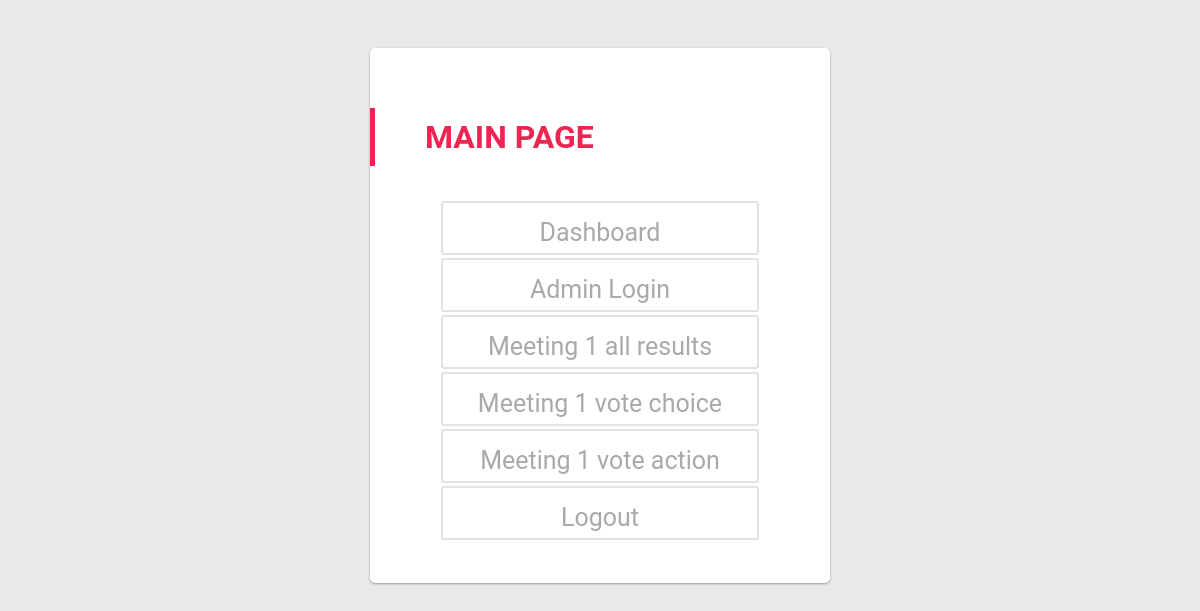
Before: / (signed in) with the older database file.
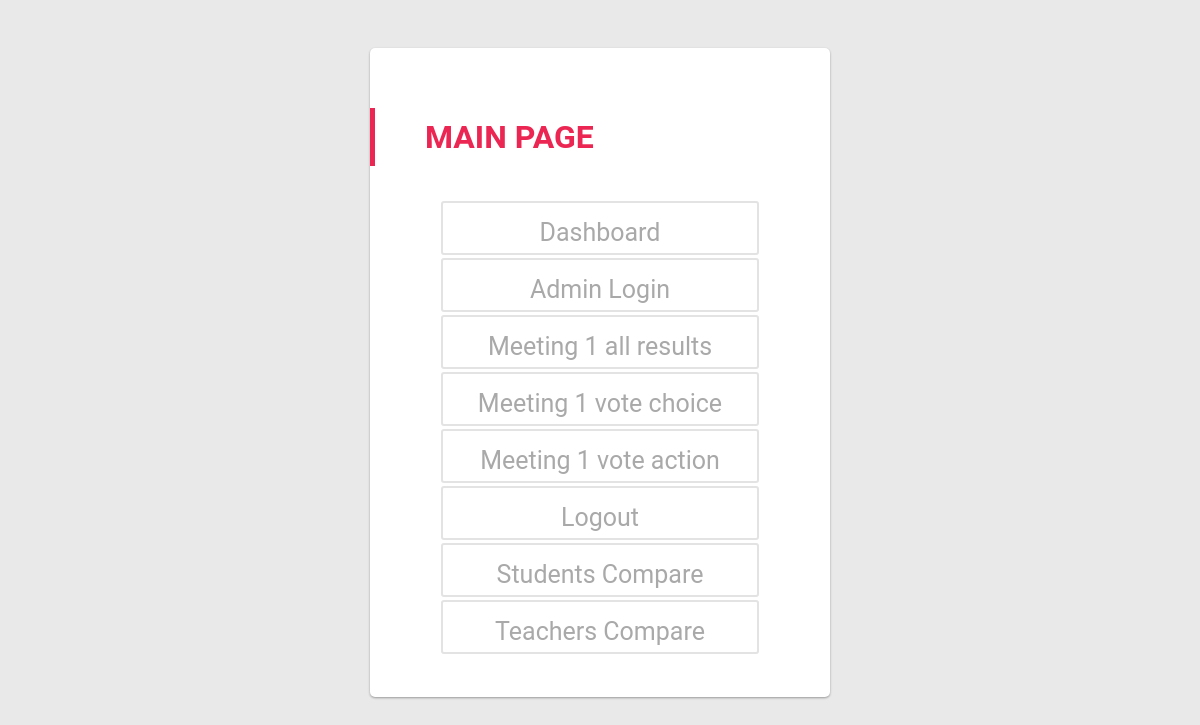
After: the same page with the newer database file.
### app/models.py (models this page shows, shortened)
class Link(models.Model):
    name = models.CharField(max_length=200)
    ref = models.CharField(max_length=200)

### app/views.py (the view, shortened to what this page needs)
# urls.py: url(r'^$', views.main_page, name='main_page'),
def main_page(request):
    if request.user.is_authenticated:
        is_student = Student.objects.filter(user=request.user)
        if is_student:
            title = "Hello, User {}!".format(is_student.first().user)
            links_list = Link.objects.all().exclude(name="Students Login").exclude(name="Main")
    context = {
        "title": title,
        "links_list": links_list
    }
    return render(request, 'app/main.html', context)

### app/templates/app/main.html (shortened to what this page needs)
<!DOCTYPE html>
<html lang="en">
<head>
</head>
<head>
</head>
<body>
    <div class="container">
    <div class="row">
    <div class="pen-title">
    </div>
    <div class="container">
      <div class="card">
        <h1 class="title">Main Page</h1>
          <div class="button-container">
            {% if links_list %}
              {% for link in links_list %}
                    <a href="{{link.ref}}" class="x back fixed_size">{{ link.name }}</a>
              {% endfor %}
            {% else %}
               <p>No links are available.</p>
            {% endif %}
          </div>
      </div>
    </div>
    	</div>
    </div>
</body>
</html>

### app/templates/app/main.html (style rules this page uses)
body { background: #e9e9e9; color: #666666; font-family: 'RobotoDraft', 'Roboto', sans-serif; font-size: 14px; -webkit-font-smoothing: antialiased; -moz-osx-font-smoothing: grayscale; }
.pen-title { padding: 20px 0; text-align: center; letter-spacing: 2px; }
.container { position: relative; max-width: 460px; width: 100%; margin: 0 auto 100px; }
.card { position: relative; background: #ffffff; border-radius: 5px; padding: 60px 0 40px 0; box-sizing: border-box; box-shadow: 0 1px 3px rgba(0, 0, 0, 0.12), 0 1px 2px rgba(0, 0, 0, 0.24); -webkit-transition: .3s ease; transition: .3s ease; }
.card .title { position: relative; z-index: 1; border-left: 5px solid #ec2652; margin: 0 0 35px; padding: 10px 0 10px 50px; color:#ec2652; font-size: 32px; font-weight: 600; text-transform: uppercase; }
.card .button-container { margin: 0 60px; text-align: center; }
.back { background-color: white; border: 2px solid #e3e3e3; border-radius: 3px; text-decoration: none; }
.x { color: #a9a9a9; padding: 15px 32px; text-align: center; display: inline-block; font-size: 25px; margin-bottom: 3px; }
.fixed_size { width: 250px; height: 20px; }

Changed rows visible on the page:
added Link: name "Students Compare"
added Link: name "Teachers Compare"
